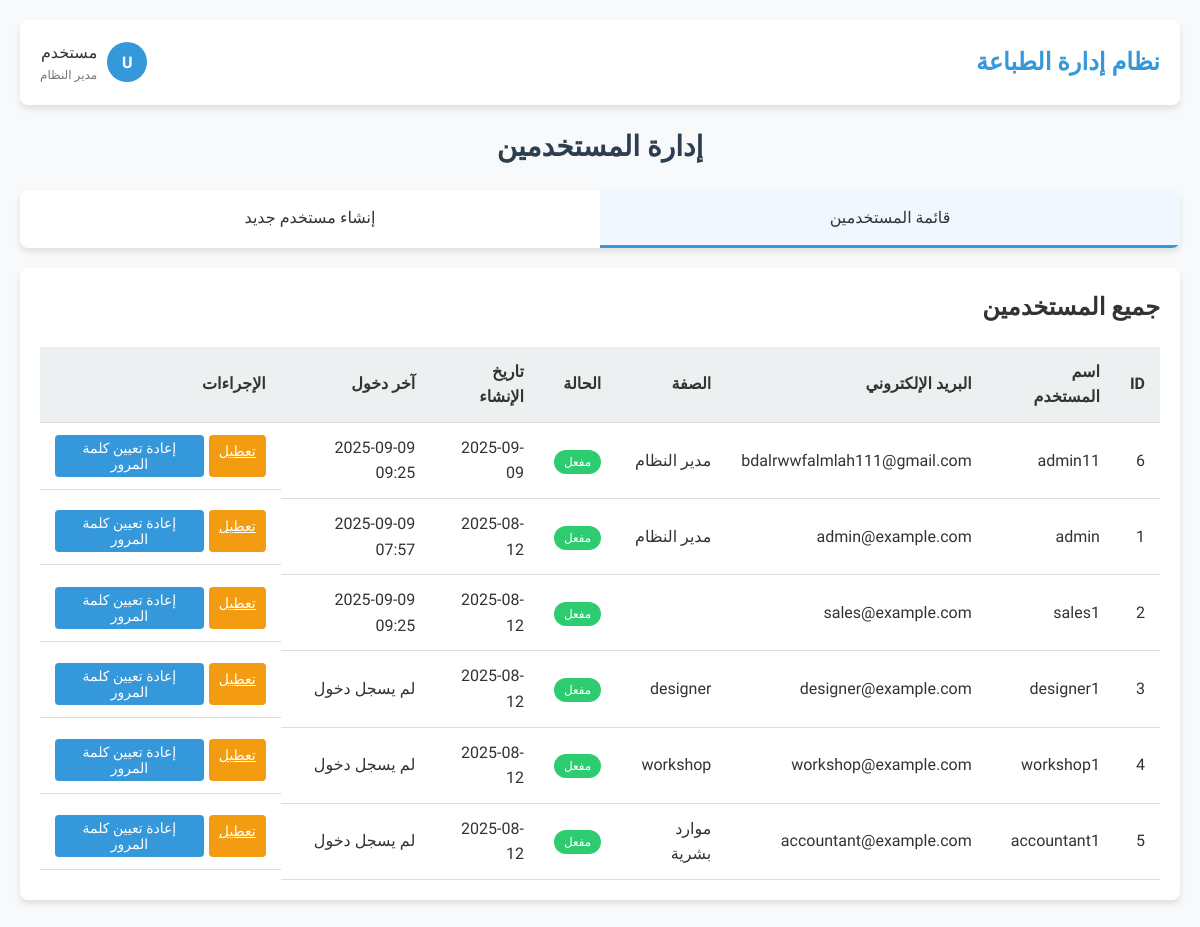
The app's page /User_Management.php (signed in) with its own data.
### tables this page shows
CREATE TABLE `users` (
  `user_id` int(11) NOT NULL,
  `username` varchar(50) NOT NULL,
  `password` varchar(255) NOT NULL,
  `full_name` varchar(100) NOT NULL,
  `email` varchar(100) DEFAULT NULL,
  `phone` varchar(20) DEFAULT NULL,
  `role` enum('admin','sales','workshop','designer','accountant','hr') NOT NULL,
  `is_active` tinyint(1) DEFAULT 1,
  `created_at` timestamp NOT NULL DEFAULT current_timestamp(),
  `last_login` timestamp NULL DEFAULT NULL,
  `profile_image` varchar(255) DEFAULT 'default.png'
);

### User_Management.php (the view, shortened to what this page needs)
<?php
require_once 'includes/functions.php';
try {
    $stmt = $db->query("SELECT * FROM users ORDER BY created_at DESC");
    $users = $stmt->fetchAll(PDO::FETCH_ASSOC);
} catch (PDOException $e) {
    error_log('Fetch Users Error: ' . $e->getMessage());
    $error = "حدث خطأ في جلب بيانات المستخدمين";
}
?>
<!DOCTYPE html>
<html lang="ar" dir="rtl">
<head>
    <link rel="stylesheet" href="https://cdnjs.cloudflare.com/ajax/libs/font-awesome/6.4.0/css/all.min.css">
</head>
<body>
    <div class="container">
        <header>
            <div class="logo">نظام إدارة الطباعة</div>
            <div class="user-info">
                <div class="user-avatar">
                    <?php echo substr($_SESSION['username'] ?? 'U', 0, 1); ?>
                </div>
                <div>
                    <div><?php echo $_SESSION['username'] ?? 'مستخدم'; ?></div>
                    <div style="font-size: 12px; color: #777;">مدير النظام</div>
                </div>
            </div>
        </header>
        <h1 class="page-title">إدارة المستخدمين</h1>
        <div class="tabs">
            <div class="tab active" onclick="switchTab('users-list')">قائمة المستخدمين</div>
            <div class="tab" onclick="switchTab('create-user')">إنشاء مستخدم جديد</div>
        </div>
        <div id="users-list" class="tab-content active">
            <div class="card">
                <h2>جميع المستخدمين</h2>
                <table class="table">
                    <thead>
                        <tr>
                            <th>ID</th>
                            <th>اسم المستخدم</th>
                            <th>البريد الإلكتروني</th>
                            <th>الصفة</th>
                            <th>الحالة</th>
                            <th>تاريخ الإنشاء</th>
                            <th>آخر دخول</th>
                            <th>الإجراءات</th>
                        </tr>
                    </thead>
                    <tbody>
                        <?php if (!empty($users)): ?>
                            <?php foreach ($users as $user): ?>
                            <tr>
                                <td><?php echo $user['user_id']; ?></td>
                                <td><?php echo htmlspecialchars($user['username']); ?></td>
                                <td><?php echo htmlspecialchars($user['email'] ?? 'غير محدد'); ?></td>
                                <td>
                                    <?php
                                    $role_labels = [
                                        'admin' => 'مدير النظام',
                                        'hr' => 'موارد بشرية',
                                        'accounting' => 'محاسبة',
                                        'user' => 'مستخدم'
                                    ];
                                    echo $role_labels[$user['role']] ?? $user['role'];
                                    ?>
                                </td>
                                <td>
                                    <?php if ($user['is_active']): ?>
                                        <span class="badge badge-success">مفعل</span>
                                    <?php else: ?>
                                        <span class="badge badge-danger">معطل</span>
                                    <?php endif; ?>
                                </td>
                                <td><?php echo date('Y-m-d', strtotime($user['created_at'])); ?></td>
                                <td><?php echo $user['last_login'] ? date('Y-m-d H:i', strtotime($user['last_login'])) : 'لم يسجل دخول'; ?></td>
                                <td class="action-buttons">
                                    <a href="?toggle_user=<?php echo $user['user_id']; ?>" class="action-btn <?php echo $user['is_active'] ? 'btn-warning' : 'btn-success'; ?>">
                                        <?php echo $user['is_active'] ? 'تعطيل' : 'تفعيل'; ?>
                                    </a>
                                    <button onclick="openResetModal(<?php echo $user['user_id']; ?>, '<?php echo htmlspecialchars($user['username']); ?>')" class="action-btn btn-primary">إعادة تعيين كلمة المرور</button>
                                </td>
                            </tr>
                            <?php endforeach; ?>
                        <?php else: ?>
                            <tr>
                                <td colspan="8" style="text-align: center;">لا يوجد مستخدمين</td>
                            </tr>
                        <?php endif; ?>
                    </tbody>
                </table>
            </div>
        </div>
    </div>
</body>
</html>

### User_Management.php (style rules this page uses)
:root { --primary-color: #3498db; --secondary-color: #2c3e50; --success-color: #2ecc71; --warning-color: #f39c12; --danger-color: #e74c3c; --light-color: #ecf0f1; --dark-color: #2c3e50; --bg-color: #f8f9fa; --text-color: #333; --border-radius: 8px; --box-shadow: 0 4px 6px rgba(0, 0, 0, 0.1); }
* { margin: 0; padding: 0; box-sizing: border-box; font-family: 'Tajawal', sans-serif; }
body { background-color: var(--bg-color); color: var(--text-color); line-height: 1.6; }
.container { max-width: 1200px; margin: 0 auto; padding: 20px; }
header { background-color: white; padding: 20px; border-radius: var(--border-radius); box-shadow: var(--box-shadow); margin-bottom: 20px; display: flex; justify-content: space-between; align-items: center; }
.logo { font-size: 24px; font-weight: 700; color: var(--primary-color); }
.user-info { display: flex; align-items: center; gap: 10px; }
.user-avatar { width: 40px; height: 40px; border-radius: 50%; background-color: var(--primary-color); color: white; display: flex; align-items: center; justify-content: center; font-weight: bold; }
.page-title { font-size: 28px; margin-bottom: 20px; color: var(--secondary-color); text-align: center; }
.tabs { display: flex; margin-bottom: 20px; background-color: white; border-radius: var(--border-radius); overflow: hidden; box-shadow: var(--box-shadow); }
.tab { flex: 1; padding: 15px; text-align: center; cursor: pointer; transition: background-color 0.3s; border-bottom: 3px solid transparent; }
.tab.active { border-bottom: 3px solid var(--primary-color); background-color: #f0f7ff; }
.tab-content { display: none; }
.tab-content.active { display: block; }
.card { background-color: white; border-radius: var(--border-radius); padding: 20px; box-shadow: var(--box-shadow); margin-bottom: 20px; }
.btn-primary { background-color: var(--primary-color); color: white; }
.btn-warning { background-color: var(--warning-color); color: white; }
.table { width: 100%; border-collapse: collapse; margin-top: 20px; }
.table th, .table td { padding: 12px 15px; text-align: right; border-bottom: 1px solid #ddd; }
.table th { background-color: var(--light-color); font-weight: 600; }
.badge { padding: 5px 10px; border-radius: 20px; font-size: 12px; font-weight: 500; }
.badge-success { background-color: var(--success-color); color: white; }
.action-buttons { display: flex; gap: 5px; }
.action-btn { padding: 5px 10px; border: none; border-radius: 4px; cursor: pointer; font-size: 14px; }

### records on screen
users: user_id "6", username "admin11", email "bdalrwwfalmlah111@gmail.com", role "مدير النظام", is_active "مفعل", created_at "2025-09-09", last_login "2025-09-09 09:25"
users: user_id "1", username "admin", email "admin@example.com", role "مدير النظام", is_active "مفعل", created_at "2025-08-12", last_login "2025-09-09 07:57"
users: user_id "2", username "sales1", email "sales@example.com", is_active "مفعل", created_at "2025-08-12", last_login "2025-09-09 09:25"
users: user_id "3", username "designer1", email "designer@example.com", role "designer", is_active "مفعل", created_at "2025-08-12", shows "لم يسجل دخول"
users: user_id "4", username "workshop1", email "workshop@example.com", role "workshop", is_active "مفعل", created_at "2025-08-12", shows "لم يسجل دخول"
users: user_id "5", username "accountant1", email "accountant@example.com", role "موارد بشرية", is_active "مفعل", created_at "2025-08-12", shows "لم يسجل دخول"

### other values on screen
substr($_SESSION['username'] ?? 'U', 0, 1) "U"
$_SESSION['username'] "مستخدم"
